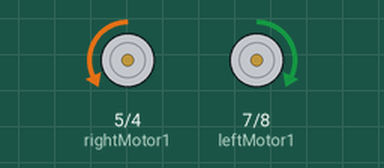
Bench run of a sketch on a simulated Arduino Uno, built with avr-gcc and run on an emulated ATmega328P. Shown: motor-driver pin pairs drawn as motors (green arrow = first pin HIGH = forward, orange = second pin HIGH = backward, longer = more drive, scaled by the enable pin).

Above: at 0.7 s.
At 3.0 s:
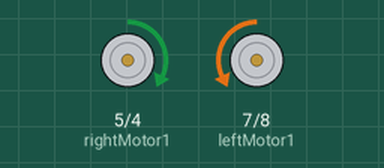
At 7.0 s:
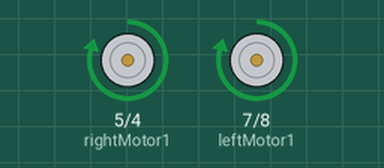
At 11.0 s:
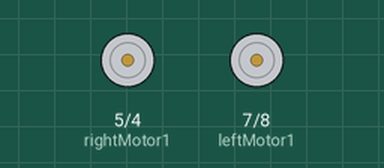
Timing chart, 0 to 13.8 s (numbered marks = the images above):
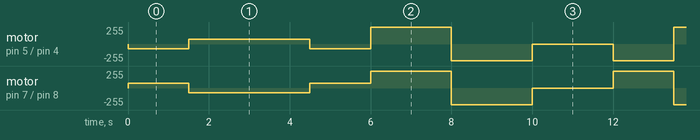

The sketch:

testmotor.ino
```cpp
//Driver MotorDC
//Motor A
#define rightMotor1 5 //pin driver1
#define rightMotor2 4 //pin driver2
#define rightMotorPWM 9 //pin pwmA

//Motor B
#define leftMotor1 7 //pin driver3
#define leftMotor2 8 //pin driver4
#define leftMotorPWM 3 //pin pwmB

#define MaxSpeed 255// max speed of the robot
#define BaseSpeed 255 // this is the speed at which the motors should spin when the robot is perfectly on the line

int pot1 = A0;
int SetSpeed = 0;

void setup() {
  Serial.begin(9600);
  pinMode(rightMotor1, OUTPUT);
  pinMode(rightMotor2, OUTPUT);
  pinMode(rightMotorPWM, OUTPUT);
  pinMode(leftMotor1, OUTPUT);
  pinMode(leftMotor2, OUTPUT);
  pinMode(leftMotorPWM, OUTPUT);
  SetSpeed = 250;

}

void loop() {
//    SetSpeed = analogRead(pot1);
//    SetSpeed = map(SetSpeed, 0, 1023, 0, 255);

    motorKiri();
    delay(1500);
    motorKanan();
    delay(3000);
    motorKiri();
    delay(1500);
    motorMaju();
    delay(2000);
    motorMundur();
    delay(2000);
    motorStop();
    delay(2000);
}

void move(int motor, int speed, int direction){

  boolean inPin1=HIGH;
  boolean inPin2=LOW;

  if(direction == 1){
    inPin1 = HIGH;
    inPin2 = LOW;
  }
  if(direction == 0){
    inPin1 = LOW;
    inPin2 = HIGH;
  }

  if(motor == 0){
    digitalWrite(leftMotor1, inPin1);
    digitalWrite(leftMotor2, inPin2);
    analogWrite(leftMotorPWM, speed);
  }
  if(motor == 1){
    digitalWrite(rightMotor1, inPin1);
    digitalWrite(rightMotor2, inPin2);
    analogWrite(rightMotorPWM, speed);
  }
}

void motorStop(){
    digitalWrite(rightMotor1,LOW);
    digitalWrite(rightMotor2,LOW);
    analogWrite(rightMotorPWM,0);
    digitalWrite(leftMotor1,LOW);
    digitalWrite(leftMotor2,LOW);
    analogWrite(leftMotorPWM,0);
}

void motorKanan(){
    digitalWrite(rightMotor1,HIGH);
    digitalWrite(rightMotor2,LOW);
    analogWrite(rightMotorPWM,70);
    digitalWrite(leftMotor1,LOW);
    digitalWrite(leftMotor2,HIGH);
    analogWrite(leftMotorPWM,70);
}

void motorKiri(){
    digitalWrite(rightMotor1,LOW);
    digitalWrite(rightMotor2,HIGH);
    analogWrite(rightMotorPWM,70);
    digitalWrite(leftMotor1,HIGH);
    digitalWrite(leftMotor2,LOW);
    analogWrite(leftMotorPWM,70);
}

void motorMaju(){
    digitalWrite(rightMotor1, HIGH);
    digitalWrite(rightMotor2, LOW);
    analogWrite(rightMotorPWM, SetSpeed);
    digitalWrite(leftMotor1, HIGH);
    digitalWrite(leftMotor2, LOW);
    analogWrite(leftMotorPWM, SetSpeed);
}

void motorMundur(){
    digitalWrite(rightMotor1, LOW);
    digitalWrite(rightMotor2, HIGH);
    analogWrite(rightMotorPWM, SetSpeed);
    digitalWrite(leftMotor1, LOW);
    digitalWrite(leftMotor2, HIGH);
    analogWrite(leftMotorPWM, SetSpeed);
}
```

Measured:
- by itself, motor on pin 7 (leftMotor1) / pin 8 (leftMotor2): stopped → forward 70/255 at 0.00 s, → backward 70/255 1.5 s later, → forward 70/255 3.0 s later, → forward 250/255 1.5 s later, … (57 changes in this stretch)
- by itself, motor on pin 5 (rightMotor1) / pin 4 (rightMotor2): stopped → backward 70/255 at 0.00 s, → forward 70/255 1.5 s later, → backward 70/255 3.0 s later, → forward 250/255 1.5 s later, … (65 changes in this stretch)
